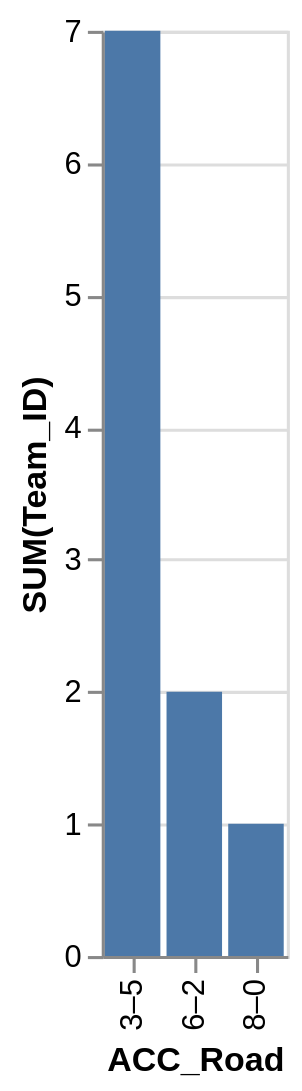

The Vega-Lite source for this figure:
### Vega-Lite specification from a JSON file in a GitHub repository (floating-point values rounded to 4 significant figures)
{"data": {"values": [{"x_data": "3–5", "y_data": 7}, {"x_data": "6–2", "y_data": 2}, {"x_data": "8–0", "y_data": 1}]}, "mark": "bar", "encoding": {"x": {"field": "x_data", "type": "nominal", "title": "ACC_Road", "sort": {"op": "sum", "field": "y_data", "order": "descending"}}, "y": {"field": "y_data", "type": "quantitative", "title": "SUM(Team_ID)"}}}
